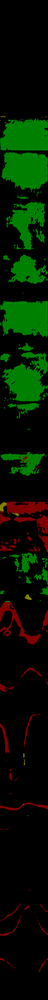
#> input picture reference_outputs/full_example/recognize/segment_0m_to_5m.png, 48 x 1000 px, shrunk from 951 x 19932 before the run; its folder holds only this picture in this run
$ python pic_eliminate.py
#> lines starting #> are read from the running program, lines starting #| are printed output that depends on the picture; after the words box and inside, x2 and y2 are one past the last pixel; in counts of white or black regions, pixels touching at a corner belong together
#> in eliminate_small_components, img is the input picture: shape (1000, 48, 3); mean B, G, R 0, 22.6, 5.2
import cv2
import numpy as np
from pathlib import Path

# Algorithm note: see docs/METHODOLOGY.md.

# Algorithm note: see docs/METHODOLOGY.md.
input_folder = str(Path(__file__).resolve().parents[1] / "outputs" / "recognize")
output_folder = str(Path(__file__).resolve().parents[1] / "outputs" / "eliminate")
area_threshold = 100  # See docs/METHODOLOGY.md.
aspect_ratio_threshold = 0.5  # See docs/METHODOLOGY.md.
rectangularity_threshold = 0.5  # See docs/METHODOLOGY.md.

def eliminate_image(image, area_threshold=100, aspect_ratio_threshold=0.5,
                    rectangularity_threshold=0.5):
    """在内存中去噪，保留裂隙原色；返回新的 BGR 图像，不修改输入。"""
#> called with area_threshold = 100, aspect_ratio_threshold = 0.5, rectangularity_threshold = 0.5
    if image is None or image.size == 0 or image.ndim != 3 or image.shape[2] != 3:
        raise ValueError('需要非空的三通道 BGR 图像')
    for value in (area_threshold, aspect_ratio_threshold, rectangularity_threshold):
        if not np.isfinite(value) or value < 0:
            raise ValueError('筛选阈值必须是非负有限数值')
    img = image
    # Algorithm note: see docs/METHODOLOGY.md.
    binary_img = np.any(img != 0, axis=2).astype(np.uint8)
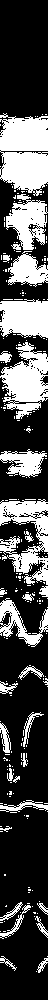
#> binary_img: shape (1000, 48); values 0 (black) and 1 (white), 31.4% white; 229 white regions (199 under 20 px), largest, box (x1, y1, x2, y2) and area: (0, 113, 48, 196) 3167, (0, 342, 48, 419) 2120, (0, 499, 48, 585) 2086

    # Algorithm note: see docs/METHODOLOGY.md.
    num_labels, labels, stats, centroids = cv2.connectedComponentsWithStats(binary_img, connectivity=8)
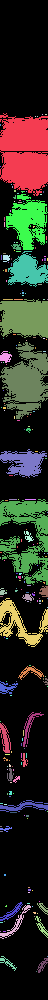
#> labels: shape (1000, 48) int32; 230 distinct labels, from 0 to 229; one colour per label, 0 black
#> num_labels = 230; stats = 230 rows, first 6: [0, 0, 48, 1000, 32926], [0, 113, 48, 83, 3167], [42, 114, 1, 1, 1], [45, 114, 2, 1, 2], [35, 116, 1, 1, 1], [37, 116, 1, 1, 1]; centroids = 230 pairs, first value 0 to 47, second value 114 to 971

    # Algorithm note: see docs/METHODOLOGY.md.
    result_img = np.zeros_like(img)

    # Algorithm note: see docs/METHODOLOGY.md.
    for i in range(1, num_labels):
        # Algorithm note: see docs/METHODOLOGY.md.
        area = stats[i, cv2.CC_STAT_AREA]

        # Algorithm note: see docs/METHODOLOGY.md.
        width = stats[i, cv2.CC_STAT_WIDTH]
        height = stats[i, cv2.CC_STAT_HEIGHT]

        # Algorithm note: see docs/METHODOLOGY.md.
        if height > 0:  # See docs/METHODOLOGY.md.
            aspect_ratio = width / height
        else:
            aspect_ratio = 0

        # Algorithm note: see docs/METHODOLOGY.md.
        if width > 0 and height > 0:  # See docs/METHODOLOGY.md.
            rectangularity = area / (width * height)
        else:
            rectangularity = 0

        # Algorithm note: see docs/METHODOLOGY.md.
        # Algorithm note: see docs/METHODOLOGY.md.
        should_keep = (area >= area_threshold) and not (
            aspect_ratio > aspect_ratio_threshold and
            rectangularity > rectangularity_threshold
        )

        if should_keep:
            # Algorithm note: see docs/METHODOLOGY.md.
            component_mask = (labels == i)
            result_img[component_mask] = img[component_mask]
#> this loop made 229 passes
#> (area, width, height, aspect_ratio, rectangularity) on passes 1, 17, 31, 35, 38, 58, 69, 72, 93: (3167, 48, 83, 0.578, 0.795), (1342, 42, 56, 0.75, 0.571), (39, 10, 6, 1.67, 0.65), (855, 40, 36, 1.11, 0.594), (39, 7, 7, 1, 0.796), (1595, 48, 39, 1.23, 0.852), (2120, 48, 77, 0.623, 0.574), (91, 12, 12, 1, 0.632), (762, 47, 29, 1.62, 0.559)
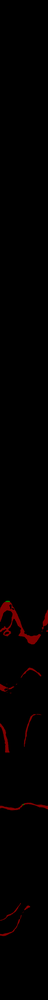
#> result_img: shape (1000, 48, 3); mean B, G, R 0, 0, 2.4

    return result_img


def eliminate_small_components(image_path, area_threshold=100, aspect_ratio_threshold=0.5,
                                rectangularity_threshold=0.5, output_path=None):
    """
    删除图像中满足以下条件的连通域，保留其余区域的原始颜色：
    1. 面积小于指定阈值
    2. 长宽比和矩度均大于指定阈值（长宽比=宽/长，矩度=面积/外接矩形面积）

    参数:
    image_path: 输入裂隙识别图路径（黑色背景）
    area_threshold: 面积阈值，小于此值的连通域将被删除
    aspect_ratio_threshold: 长宽比阈值，与矩度阈值同时满足时删除
    rectangularity_threshold: 矩度阈值，与长宽比阈值同时满足时删除
    output_path: 输出图像路径，如果为None则不保存

    返回:
    处理后的图像
    """
    # Algorithm note: see docs/METHODOLOGY.md.
    # Algorithm note: see docs/METHODOLOGY.md.
    img = cv2.imdecode(np.fromfile(str(image_path), dtype=np.uint8), cv2.IMREAD_COLOR)

    if img is None:
        print("错误：无法读取图像，请检查文件路径")
        return None

    result_img = eliminate_image(img, area_threshold, aspect_ratio_threshold, rectangularity_threshold)

    # Algorithm note: see docs/METHODOLOGY.md.
    if output_path:
        destination = Path(output_path)
        destination.parent.mkdir(parents=True, exist_ok=True)
        success, encoded = cv2.imencode(destination.suffix, result_img)
#> encoded = 5227 values, max 255 at index 131, min 0 at index 8, mean 118.1
        if not success:
            raise RuntimeError(f"结果图片编码失败: {destination}")
        encoded.tofile(str(destination))

    return result_img


def main():
    source = Path(input_folder)
    destination = Path(output_folder)
    if not source.is_dir():
        raise NotADirectoryError(f"输入文件夹不存在: {source}")
    if source.resolve() == destination.resolve():
        raise ValueError("输入和输出文件夹必须不同，避免重复处理结果图片")

    # Algorithm note: see docs/METHODOLOGY.md.
    extensions = {".png", ".jpg", ".jpeg", ".bmp", ".tif", ".tiff", ".webp"}
    image_paths = sorted(
        path for path in source.iterdir()
        if path.is_file() and path.suffix.lower() in extensions
    )
    if not image_paths:
        print(f"输入文件夹中没有支持的图片: {source}")
        return
    destination.mkdir(parents=True, exist_ok=True)
    succeeded = 0
    for index, image_path in enumerate(image_paths, start=1):
        try:
            # Algorithm note: see docs/METHODOLOGY.md.
            output_path = destination / f"{image_path.name}_eliminated.png"
            result = eliminate_small_components(
                image_path,
                area_threshold=area_threshold,
                aspect_ratio_threshold=aspect_ratio_threshold,
                rectangularity_threshold=rectangularity_threshold,
                output_path=output_path,
            )
            if result is None:
                raise ValueError("无法读取图片")
            succeeded += 1
            print(f"[{index}/{len(image_paths)}] 已保存: {output_path}")
        except Exception as exc:
            print(f"[{index}/{len(image_paths)}] 处理失败: {image_path.name}: {exc}")
    print(f"处理完成：成功 {succeeded} 张，失败 {len(image_paths) - succeeded} 张。保存位置: {destination}")


if __name__ == "__main__":
    main()

$ run again, on reference_outputs/full_example/recognize/segment_25m_to_30m.png
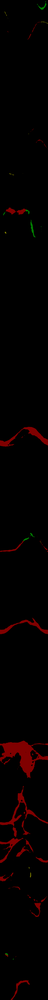
#> input picture reference_outputs/full_example/recognize/segment_25m_to_30m.png, 48 x 1000 px, shrunk from 951 x 19933 before the run
#> in eliminate_small_components, img is the input picture: shape (1000, 48, 3); mean B, G, R 0, 0.2, 5
#> in eliminate_image, `binary_img = np.any(img != 0, axis=2).astype(np.uint8)`:
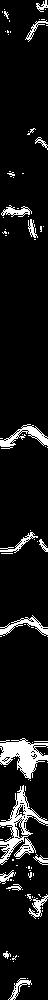
#> binary_img: shape (1000, 48); values 0 (black) and 1 (white), 8.9% white; 100 white regions (82 under 20 px), largest, box (x1, y1, x2, y2) and area: (0, 738, 48, 780) 997, (0, 785, 48, 865) 905, (0, 424, 48, 449) 409
#> in eliminate_image, `num_labels, labels, stats, centroids = cv2.connectedComponentsWithStat..`:
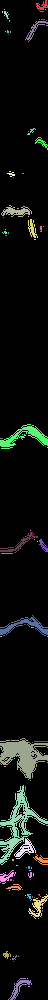
#> labels: shape (1000, 48) int32; 101 distinct labels, from 0 to 100; one colour per label, 0 black
#> num_labels = 101; stats = 101 rows, first 6: [0, 0, 48, 1000, 43730], [36, 0, 12, 12, 65], [4, 9, 1, 1, 1], [45, 9, 1, 1, 1], [2, 11, 1, 2, 2], [4, 11, 5, 8, 19]; centroids = 101 pairs, first value 0.5 to 47, second value 5.72 to 987
#> the loop in eliminate_image, `for i in range(1, num_labels):` made 100 passes
#> (area, width, height, aspect_ratio, rectangularity, should_keep) on passes 1, 9, 17, 22, 26, 34, 40, 42: (65, 12, 12, 1, 0.451, False), (101, 23, 22, 1.05, 0.2, True), (50, 13, 13, 1, 0.296, False), (174, 31, 12, 2.58, 0.468, True), (86, 10, 19, 0.526, 0.453, False), (409, 48, 25, 1.92, 0.341, True), (162, 38, 21, 1.81, 0.203, True), (48, 9, 13, 0.692, 0.41, False)
#> encoded = 7560 values, max 255 at index 1856, min 0 at index 8, mean 119

$ run again, on reference_outputs/full_example/recognize/segment_30m_to_35m.png
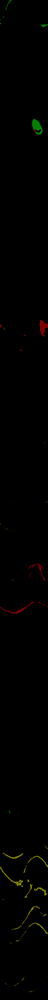
#> input picture reference_outputs/full_example/recognize/segment_30m_to_35m.png, 48 x 1000 px, shrunk from 951 x 19932 before the run
#> in eliminate_small_components, img is the input picture: shape (1000, 48, 3); mean B, G, R 0, 1, 1.2
#> in eliminate_image, `binary_img = np.any(img != 0, axis=2).astype(np.uint8)`:
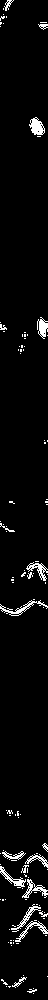
#> binary_img: shape (1000, 48); values 0 (black) and 1 (white), 4.1% white in thin lines or dots
#> in eliminate_image, `num_labels, labels, stats, centroids = cv2.connectedComponentsWithStat..`:
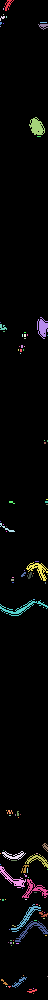
#> labels: shape (1000, 48) int32; 111 distinct labels, from 0 to 110; one colour per label, 0 black
#> num_labels = 111; stats = 111 rows, first 6: [0, 0, 48, 1000, 46021], [4, 0, 10, 11, 42], [3, 8, 1, 2, 2], [3, 14, 1, 1, 1], [0, 16, 5, 5, 12], [6, 16, 1, 2, 2]; centroids = 111 pairs, first value 0 to 47, second value 4.26 to 993
#> the loop in eliminate_image, `for i in range(1, num_labels):` made 110 passes
#> (area, width, height, aspect_ratio, rectangularity, should_keep) on passes 1, 9, 11, 13, 15, 38, 43, 46: (42, 10, 11, 0.909, 0.382, False), (33, 10, 6, 1.67, 0.55, False), (180, 16, 18, 0.889, 0.625, False), (143, 11, 22, 0.5, 0.591, True), (25, 7, 6, 1.17, 0.595, False), (30, 15, 9, 1.67, 0.222, False), (143, 22, 19, 1.16, 0.342, True), (21, 6, 7, 0.857, 0.5, False)
#> encoded = 4545 values, max 255 at index 1383, min 0 at index 8, mean 123.1

$ run again, on reference_outputs/full_example/recognize/segment_35m_to_40m.png
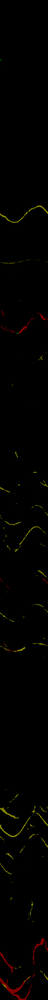
#> input picture reference_outputs/full_example/recognize/segment_35m_to_40m.png, 48 x 1000 px, shrunk from 951 x 19933 before the run
#> in eliminate_small_components, img is the input picture: shape (1000, 48, 3); mean B, G, R 0, 1.4, 2.3
#> binary_img: shape (1000, 48); values 0 (black) and 1 (white), 7.1% white in thin lines or dots
#> in eliminate_image, `num_labels, labels, stats, centroids = cv2.connectedComponentsWithStat..`:
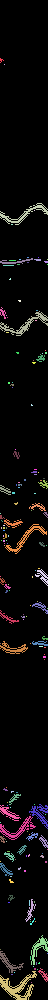
#> labels: shape (1000, 48) int32; 171 distinct labels, from 0 to 170; one colour per label, 0 black
#> num_labels = 171; stats = 171 rows, first 6: [0, 0, 48, 1000, 44606], [0, 58, 4, 5, 9], [4, 64, 1, 1, 1], [0, 203, 48, 22, 217], [34, 210, 1, 1, 1], [11, 224, 2, 1, 2]; centroids = 171 pairs, first value 0 to 47, second value 59.78 to 986.9
#> the loop in eliminate_image, `for i in range(1, num_labels):` made 170 passes
#> (area, width, height, aspect_ratio, rectangularity, should_keep) on passes 3, 9, 20, 22, 31, 40, 48, 50: (217, 48, 22, 2.18, 0.205, True), (69, 33, 6, 5.5, 0.348, False), (32, 6, 12, 0.5, 0.444, False), (245, 48, 25, 1.92, 0.204, True), (35, 9, 8, 1.12, 0.486, False), (26, 7, 8, 0.875, 0.464, False), (36, 10, 9, 1.11, 0.4, False), (43, 11, 10, 1.1, 0.391, False)
#> pass 3, in eliminate_image, `component_mask = (labels == i)`:
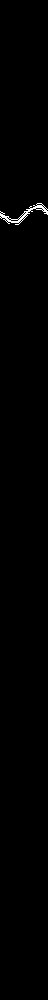
#> component_mask: shape (1000, 48) bool; 0.45% white in thin lines or dots, all inside (x1, y1, x2, y2) = (0, 203, 48, 225)
#> encoded = 6770 values, max 255 at index 697, min 0 at index 8, mean 128.5

$ run again, on reference_outputs/full_example/recognize/segment_10m_to_15m.png
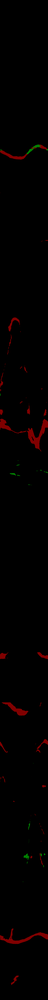
#> input picture reference_outputs/full_example/recognize/segment_10m_to_15m.png, 48 x 1000 px, shrunk from 951 x 19933 before the run
#> in eliminate_small_components, img is the input picture: shape (1000, 48, 3); mean B, G, R 0, 0.2, 2.7
#> binary_img: shape (1000, 48); values 0 (black) and 1 (white), 5.7% white; 131 white regions (110 under 20 px), largest, box (x1, y1, x2, y2) and area: (0, 409, 48, 452) 578, (0, 928, 48, 946) 337, (0, 142, 48, 162) 310
#> in eliminate_image, `num_labels, labels, stats, centroids = cv2.connectedComponentsWithStat..`:
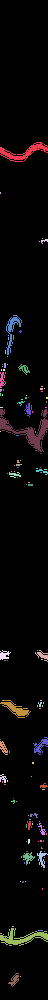
#> labels: shape (1000, 48) int32; 132 distinct labels, from 0 to 131; one colour per label, 0 black
#> num_labels = 132; stats = 132 rows, first 6: [0, 0, 48, 1000, 45264], [0, 142, 48, 20, 310], [0, 192, 1, 2, 2], [42, 238, 1, 1, 1], [41, 239, 7, 5, 16], [39, 241, 1, 1, 1]; centroids = 132 pairs, first value 0 to 46.5, second value 151.8 to 979.5
#> the loop in eliminate_image, `for i in range(1, num_labels):` made 131 passes
#> (area, width, height, aspect_ratio, rectangularity, should_keep) on passes 1, 6, 16, 20, 37, 40, 54, 59: (310, 48, 20, 2.4, 0.323, True), (179, 16, 40, 0.4, 0.28, True), (48, 12, 11, 1.09, 0.364, False), (52, 6, 16, 0.375, 0.542, False), (50, 8, 14, 0.571, 0.446, False), (578, 48, 43, 1.12, 0.28, True), (25, 12, 6, 2, 0.347, False), (36, 12, 6, 2, 0.5, False)
#> pass 1, in eliminate_image, `component_mask = (labels == i)`:
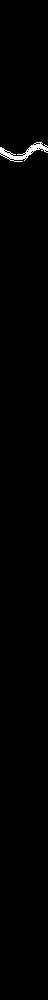
#> component_mask: shape (1000, 48) bool; 0.65% white; 1 white region, box (x1, y1, x2, y2) and area: (0, 142, 48, 162) 310
#> encoded = 4765 values, max 255 at index 94, min 0 at index 8, mean 118.2
